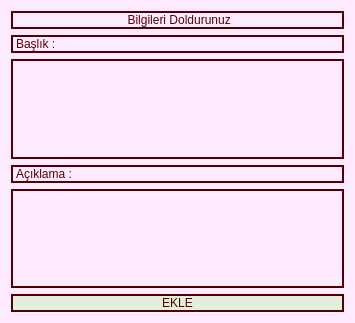
<?xml version="1.0" encoding="UTF-8"?>
<ui version="4.0">
 <class>Dialog</class>
 <widget class="QDialog" name="Dialog">
  <property name="geometry">
   <rect>
    <x>0</x>
    <y>0</y>
    <width>355</width>
    <height>323</height>
   </rect>
  </property>
  <property name="windowTitle">
   <string>Dialog</string>
  </property>
  <property name="styleSheet">
   <string notr="true">background-color: rgb(255, 235, 255);

</string>
  </property>
  <layout class="QGridLayout" name="gridLayout">
   <item row="0" column="0">
    <layout class="QVBoxLayout" name="verticalLayout">
     <item>
      <widget class="QLabel" name="label">
       <property name="styleSheet">
        <string notr="true">color : rgb(85, 0, 0);
font: 87 italic 12pt &quot;Segoe UI Black&quot;;
background-color: rgb(255, 235, 255);
border : 2px solid rgb(85, 0, 0);</string>
       </property>
       <property name="text">
        <string> Bilgileri Doldurunuz</string>
       </property>
       <property name="alignment">
        <set>Qt::AlignCenter</set>
       </property>
      </widget>
     </item>
    </layout>
   </item>
   <item row="1" column="0">
    <layout class="QVBoxLayout" name="verticalLayout_2">
     <item>
      <widget class="QLabel" name="label_2">
       <property name="styleSheet">
        <string notr="true">color : rgb(85, 0, 0);
font: 87 italic 12pt &quot;Segoe UI Black&quot;;
background-color: rgb(255, 235, 255);
border : 2px solid rgb(85, 0, 0);</string>
       </property>
       <property name="text">
        <string>Başlık : </string>
       </property>
      </widget>
     </item>
    </layout>
   </item>
   <item row="2" column="0">
    <layout class="QVBoxLayout" name="verticalLayout_3">
     <item>
      <widget class="QLineEdit" name="lineEdit">
       <property name="sizePolicy">
        <sizepolicy hsizetype="Expanding" vsizetype="Expanding">
         <horstretch>0</horstretch>
         <verstretch>0</verstretch>
        </sizepolicy>
       </property>
       <property name="styleSheet">
        <string notr="true">background-color: rgb(255, 235, 255);
font: 87 8pt &quot;Arial Black&quot;;
border : 2px solid rgb(85, 0, 0);

</string>
       </property>
       <property name="text">
        <string/>
       </property>
      </widget>
     </item>
    </layout>
   </item>
   <item row="3" column="0">
    <layout class="QVBoxLayout" name="verticalLayout_4">
     <item>
      <widget class="QLabel" name="label_3">
       <property name="styleSheet">
        <string notr="true">color : rgb(85, 0, 0);
font: 87 italic 12pt &quot;Segoe UI Black&quot;;
background-color: rgb(255, 235, 255);
border : 2px solid rgb(85, 0, 0);</string>
       </property>
       <property name="text">
        <string>Açıklama :</string>
       </property>
      </widget>
     </item>
    </layout>
   </item>
   <item row="4" column="0">
    <layout class="QVBoxLayout" name="verticalLayout_5">
     <item>
      <widget class="QLineEdit" name="lineEdit_2">
       <property name="sizePolicy">
        <sizepolicy hsizetype="Expanding" vsizetype="Expanding">
         <horstretch>0</horstretch>
         <verstretch>0</verstretch>
        </sizepolicy>
       </property>
       <property name="styleSheet">
        <string notr="true">background-color: rgb(255, 235, 255);
font: 87 8pt &quot;Arial Black&quot;;
border : 2px solid rgb(85, 0, 0);

</string>
       </property>
       <property name="text">
        <string/>
       </property>
      </widget>
     </item>
    </layout>
   </item>
   <item row="5" column="0">
    <layout class="QVBoxLayout" name="verticalLayout_8">
     <item>
      <widget class="QPushButton" name="pushButton">
       <property name="sizePolicy">
        <sizepolicy hsizetype="Preferred" vsizetype="Preferred">
         <horstretch>0</horstretch>
         <verstretch>0</verstretch>
        </sizepolicy>
       </property>
       <property name="styleSheet">
        <string notr="true">background-color: rgb(226, 239, 220);

color : rgb(85, 0, 0);
border : 2px solid rgb(85, 0, 0);

font: 87 italic 12pt &quot;Segoe UI Black&quot;;
</string>
       </property>
       <property name="text">
        <string>EKLE</string>
       </property>
      </widget>
     </item>
    </layout>
   </item>
  </layout>
 </widget>
 <resources/>
 <connections/>
</ui>
